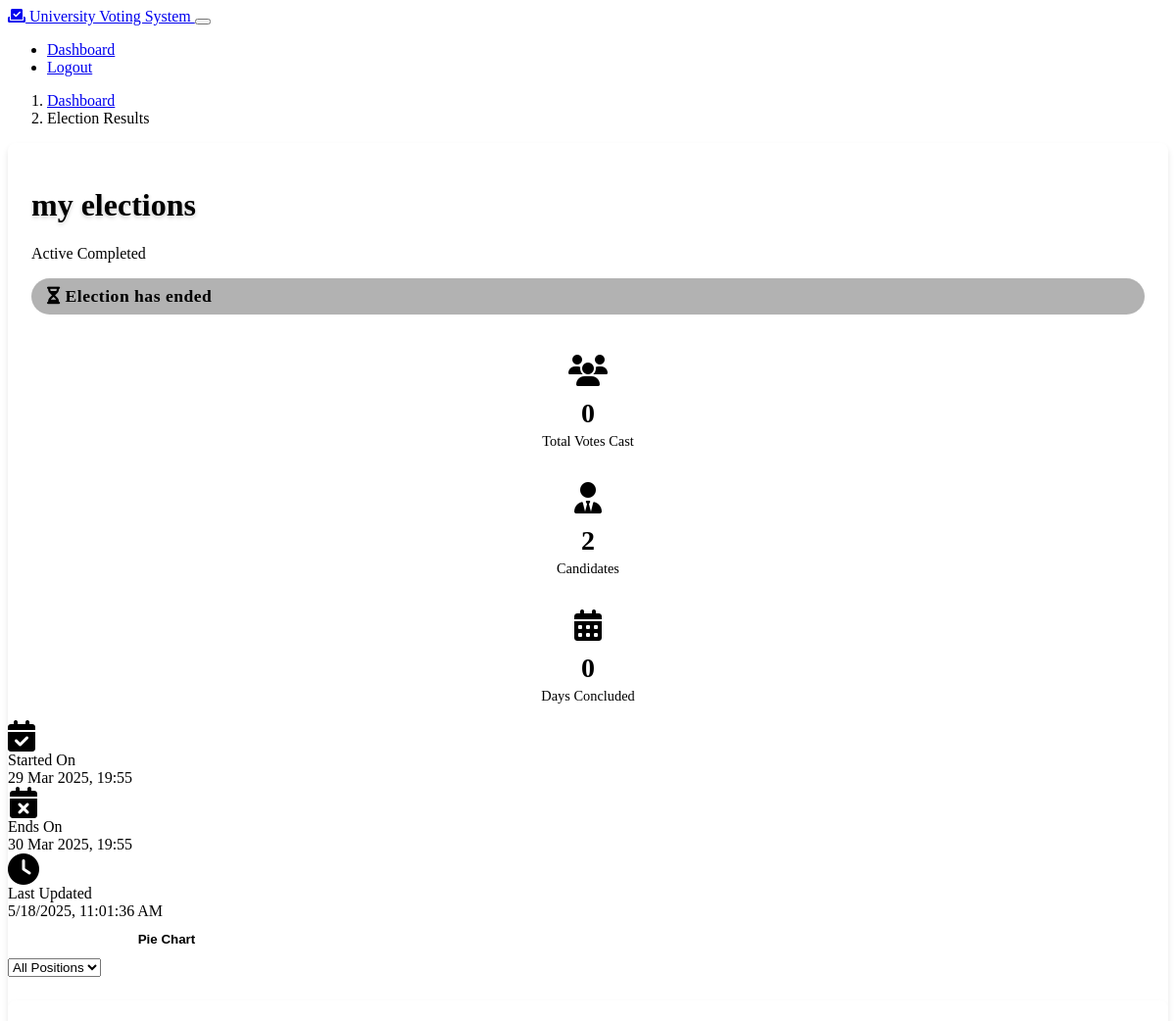
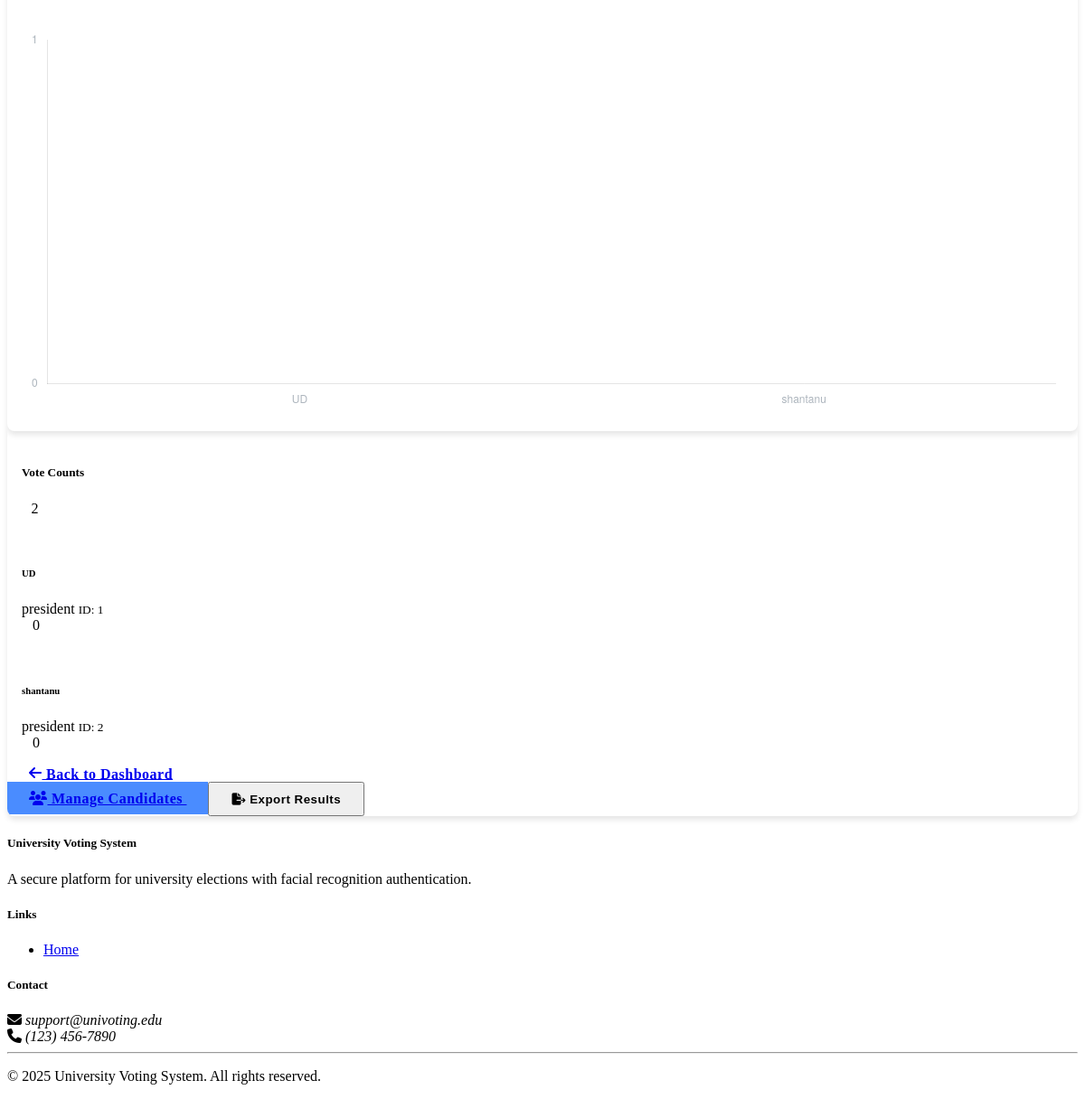
/admin/election/1/results (signed in), run on an earlier commit of the app's database (2 pictures, top to bottom).
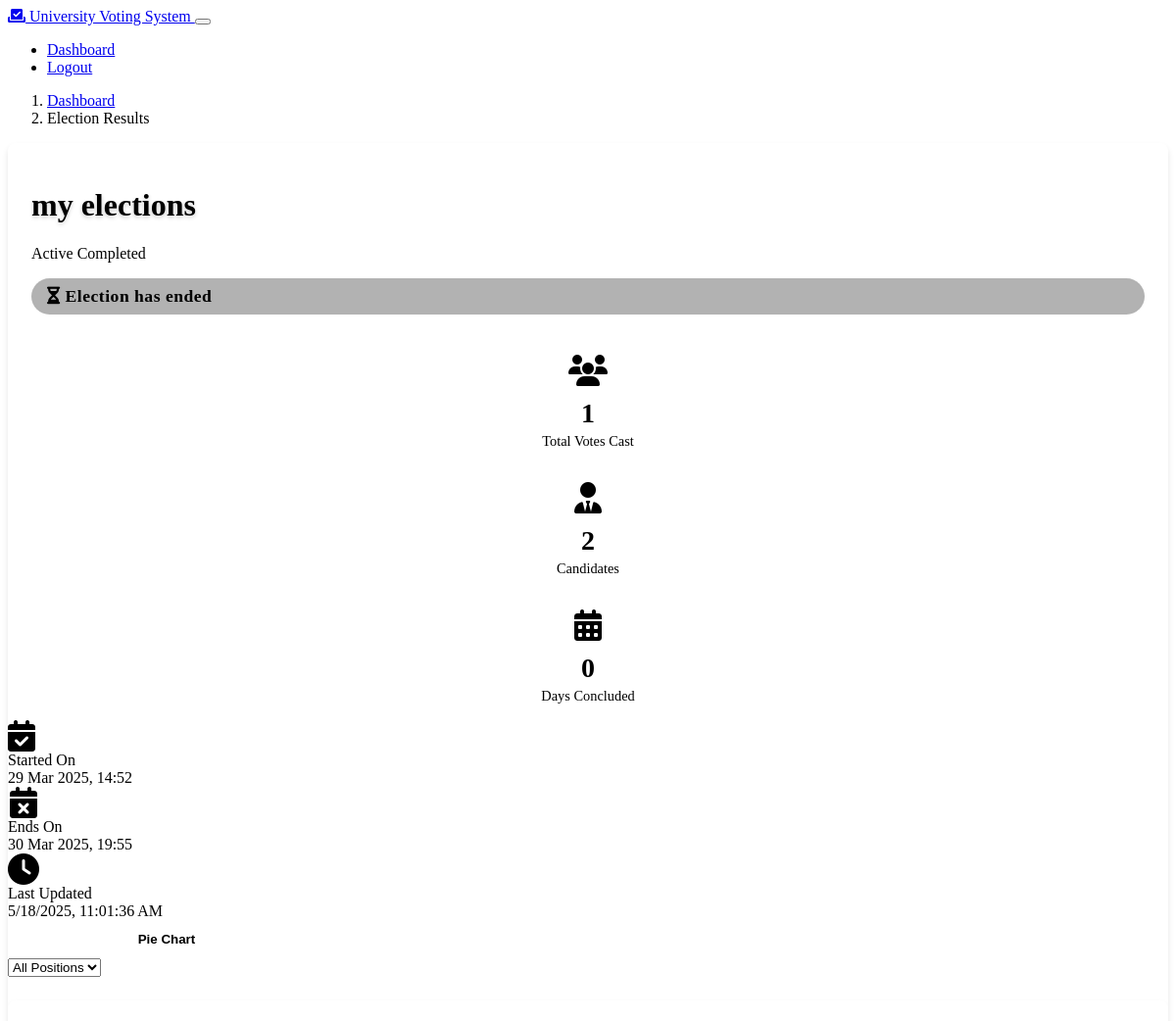
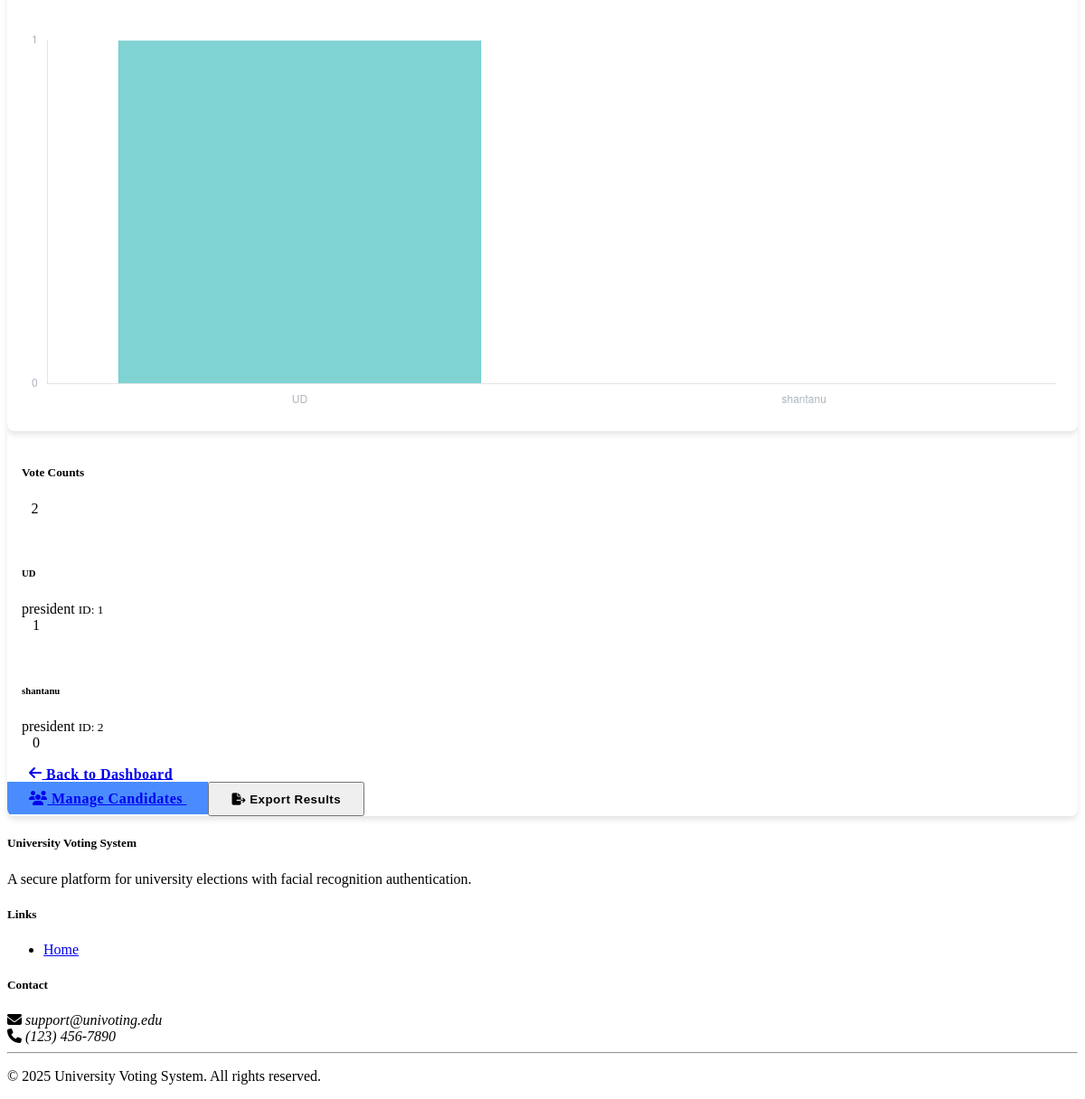
And on a later commit of the database (2 pictures, top to bottom).
### models.py (models this page shows, shortened)
class Election(db.Model):
    id = db.Column(db.Integer, primary_key=True)
    title = db.Column(db.String(100), nullable=False)
    description = db.Column(db.Text, nullable=True)
    start_date = db.Column(db.DateTime, nullable=False)
    end_date = db.Column(db.DateTime, nullable=False)
    is_active = db.Column(db.Boolean, default=False)
    created_by = db.Column(db.Integer, db.ForeignKey('user.id'), nullable=False)
    created_at = db.Column(db.DateTime, default=datetime.datetime.utcnow)
    candidates = db.relationship('Candidate', backref='election', lazy=True, cascade="all, delete-orphan")
    votes = db.relationship('Vote', backref='election', lazy=True, cascade="all, delete-orphan")
    admin = db.relationship('User', backref='created_elections')

class Candidate(db.Model):
    id = db.Column(db.Integer, primary_key=True)
    name = db.Column(db.String(100), nullable=False)
    enrollment_id = db.Column(db.String(50), nullable=False)
    position = db.Column(db.String(100), nullable=False)
    bio = db.Column(db.Text, nullable=True)
    election_id = db.Column(db.Integer, db.ForeignKey('election.id'), nullable=False)
    created_at = db.Column(db.DateTime, default=datetime.datetime.utcnow)
    votes = db.relationship('Vote', backref='candidate', lazy=True)

### routes.py (the view)
@app.route('/admin/election/<int:election_id>/results')
def view_results(election_id):
    if not is_logged_in() or not is_admin():
        flash('You do not have permission to access this page', 'danger')
        return redirect(url_for('admin_login'))
    user_id = session.get('user_id')
    election = Election.query.get_or_404(election_id)
    if election.created_by != user_id:
        flash('You do not have permission to view results for this election', 'danger')
        return redirect(url_for('admin_dashboard'))
    candidates = Candidate.query.filter_by(election_id=election_id).all()
    results = []
    for candidate in candidates:
        vote_count = Vote.query.filter_by(candidate_id=candidate.id).count()
        results.append({
            'id': candidate.id,
            'name': candidate.name,
            'position': candidate.position,
            'votes': vote_count
        })
    total_votes = Vote.query.filter_by(election_id=election_id).count()
    now = datetime.datetime.utcnow()
    election_data = {
        'id': election.id,
        'title': election.title,
        'start_date': election.start_date.isoformat(),
        'end_date': election.end_date.isoformat(),
        'is_active': election.is_active,
        'is_ended': election.end_date <= now
    }
    chart_data = {
        'labels': [result['name'] for result in results],
        'data': [result['votes'] for result in results],
        'positions': [result['position'] for result in results]
    }
    return render_template('vote_results.html',
                          election=election,
                          results=results,
                          total_votes=total_votes,
                          now=now,
                          election_data_json=json.dumps(election_data),
                          chart_data_json=json.dumps(chart_data))

### models.py (called while the page is built)
    def is_admin(self):
        return self.role == 'admin'

### routes.py (called while the page is built)
def is_logged_in():
    return 'user_id' in session

def is_admin():
    if not is_logged_in():
        return False
    user_id = session.get('user_id')
    user = User.query.get(user_id)
    return user and user.is_admin()

### templates/vote_results.html (shortened to what the changed rows need)
{% extends 'base.html' %}
{% block content %}
<div class="container py-4">
    <div class="card shadow results-card">
        <div class="results-header text-white">
            <div class="d-flex justify-content-between align-items-center flex-wrap">
                <div>
                    <h1 class="result-title mb-0">{{ election.title }}</h1>
                    <p class="mb-0 mt-2">
                        <span class="badge bg-{{ 'success' if election.is_active else 'danger' }} me-2">
                            {{ 'Active' if election.is_active else 'Inactive' }}
                        </span>
                        <span class="badge bg-info">
                            {{ 'In Progress' if election.end_date > now else 'Completed' }}
                        </span>
                    </p>
                </div>
            </div>
        </div>
        <div class="card-body p-4">
            <div class="row g-4 mb-4">
                <div class="col-md-4">
                    <div class="stats-item">
                        <div class="stats-icon">
                            <i class="fas fa-users"></i>
                        </div>
                        <div class="stats-value" id="totalVoteDisplay">{{ total_votes }}</div>
                        <div class="stats-label">Total Votes Cast</div>
                    </div>
                </div>
            </div>
            <div class="alert alert-secondary mb-4">
                <div class="row">
                    <div class="col-md-4">
                        <div class="d-flex align-items-center">
                            <div>
                                <div class="small text-muted">Started On</div>
                                <div class="fw-bold">{{ election.start_date.strftime('%d %b %Y, %H:%M') }}</div>
                            </div>
                        </div>
                    </div>
                    <div class="col-md-4">
                        <div class="d-flex align-items-center">
                            <div>
                                <div class="small text-muted">Ends On</div>
                                <div class="fw-bold">{{ election.end_date.strftime('%d %b %Y, %H:%M') }}</div>
                            </div>
                        </div>
                    </div>
                </div>
            </div>
            <div class="row g-4 mb-4">
                <div class="col-lg-8">
                    <div class="chart-container position-relative">
                        <canvas id="resultsChart"></canvas>
                    </div>
                </div>
                <div class="col-lg-4">
                    <div class="result-card h-100">
                        <div class="card-body p-0">
                            <div class="list-group list-group-flush" id="resultsList">
                                {% if results|length > 0 %}
                                    {% for result in results %}
                                        <div class="result-list-item d-flex justify-content-between align-items-center"
                                             data-position="{{ result.position }}">
                                            <div>
                                                <h6 class="mb-1">{{ result.name }}</h6>
                                                <div class="d-flex align-items-center">
                                                    <span class="badge bg-secondary me-2">{{ result.position }}</span>
                                                    <small class="text-muted">ID: {{ result.id }}</small>
                                                </div>
                                            </div>
                                            <span class="vote-badge bg-primary vote-count" data-candidate-id="{{ result.id }}">
                                                {{ result.votes }}
                                            </span>
                                        </div>
                                    {% endfor %}
                                {% else %}
                                    <div class="p-4 text-center">
                                        <i class="fas fa-info-circle fa-2x mb-2 text-muted"></i>
                                        <p>No candidates or votes recorded yet.</p>
                                    </div>
                                {% endif %}
                            </div>
                        </div>
                    </div>
                </div>
            </div>
        </div>
    </div>
</div>
{% endblock %}

What changed in the data, as far as the page shows it:
changed Election "my elections": start_date "29 Mar 2025, 19:55" → "29 Mar 2025, 14:52"
computed for Candidate "UD": votes "0" → "1"
Also different on the page:
{{ total_votes }}: "0" → "1"
chart data {{ chart_data_json|safe }}: {"labels": ["UD", "shantanu"], "data": [0, 0], "positions": ["president", "president"]} → {"labels": ["UD", "shantanu"], "data": [1, 0], "positions": ["president", "president"]}
